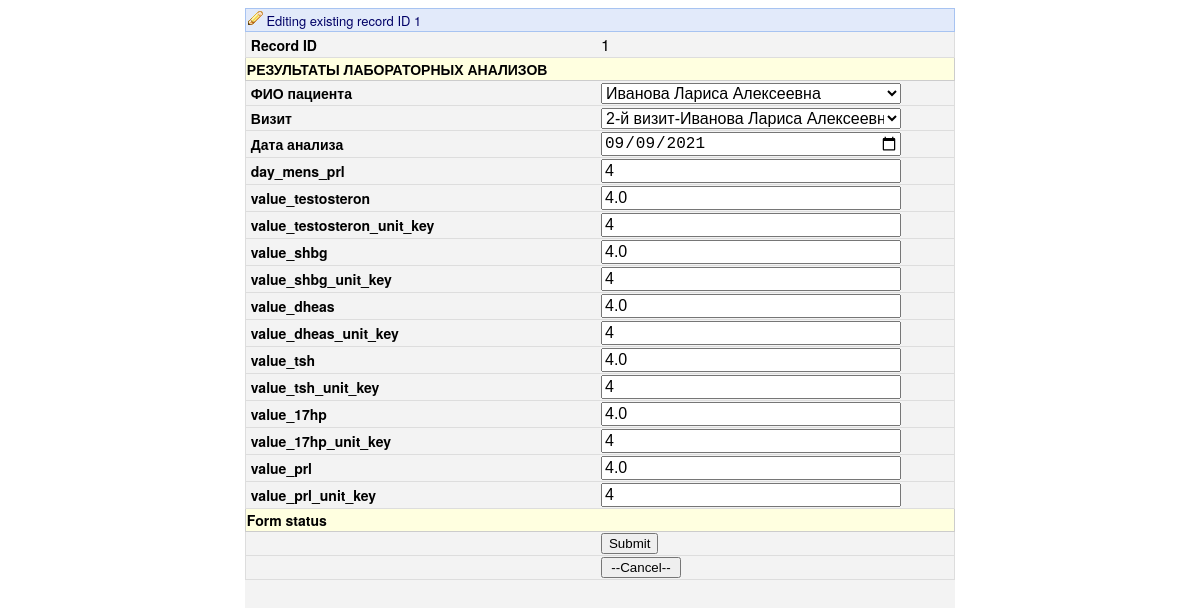
Screenshot of /update_laboratory/1 (signed in) with the database file from the repository.
### PCOS_diag/apps/patients/models.py (models this page shows, shortened)
class Laboratory_test(models.Model):
	patient_key			= models.ForeignKey(Patient,  on_delete=models.CASCADE)
	date 				= models.DateField()
	visit_key 			= models.ForeignKey(Visit, on_delete=models.CASCADE)
	value_testosteron	= models.FloatField()
	value_shbg			= models.FloatField()
	value_dheas			= models.FloatField()
	value_tsh			= models.FloatField()
	day_mens_prl		= models.IntegerField()
	value_17hp			= models.FloatField()
	value_prl			= models.FloatField()
	value_testosteron_unit_key	= models.IntegerField()
	value_shbg_unit_key			= models.IntegerField()
	value_dheas_unit_key		= models.IntegerField()
	value_tsh_unit_key			= models.IntegerField()
	value_17hp_unit_key			= models.IntegerField()
	value_prl_unit_key			= models.IntegerField()

### PCOS_diag/apps/patients/views.py (the view)
# urls.py: path('update_laboratory/<str:pk>', views.update_laboratory, name='update_laboratory'),
@login_required(login_url='/login_user')
def update_laboratory(request, pk):
	laboratory=Laboratory_test.objects.get(id=pk)
	form= LaboratoryForm(instance=laboratory)
	if request.method=='POST':
		form=LaboratoryForm(request.POST, instance=laboratory)
		if form.is_valid():
			form.save()
			return redirect('/laboratory_results_list')
	context = {'form':form, 'new':''}
	return render(request, 'forms/laboratory_form.html', context)

### PCOS_diag/apps/patients/forms.py
class LaboratoryForm(ModelForm):
	class Meta:
		model = Laboratory_test
		fields=['patient_key','visit_key','date', 'value_testosteron', 'value_testosteron_unit_key',
		'value_shbg', 'value_shbg_unit_key','value_tsh','value_tsh_unit_key','value_17hp_unit_key', 'day_mens_prl',
		'value_17hp', 'value_prl_unit_key','value_prl', 'value_dheas', 'value_dheas_unit_key']
		patient_key=ModelChoiceField(
				queryset=Patient.objects.all(),
				empty_label=None)
		visit_key=ModelChoiceField(
				queryset=Visit.objects.all(),
				empty_label=None)
		value_testosteron_unit_key	:IntegerField()
		value_shbg_unit_key			:IntegerField()
		value_tsh_unit_key			:IntegerField()
		value_17hp_unit_key			:IntegerField()
		value_prl_unit_key			:IntegerField()
		value_dheas_unit_key		:IntegerField()
		value_testosteron:FloatField()
		value_shbg 		 :FloatField()
		value_tsh 		 :FloatField()
		day_mens_prl 	 :IntegerField()
		value_17hp 		 :FloatField()
		value_prl 		 :FloatField()
		value_dheas		 :FloatField()
		widgets={
			"date":DateInput(format=('%Y-%m-%d'), attrs={
				'class':'form-control',
				'placeholder':'Дата приема',
				'input_type' : 'text',
				'type': 'date'
				}),
		}

### PCOS_diag/apps/patients/models.py (called while the page is built)
	def __str__(self):
		return self.name_patient

	def __str__(self):
		return self.name_visit+"-"+str(self.patient_key)+"-"+str(self.date)

### PCOS_diag/templates/forms/laboratory_form.html (shortened to what this page needs)
<!{% load static %}
<!DOCTYPE html>
<html lang="en">
<head>
	<link rel="stylesheet" href="{% static 'css/style_form.css' %}" />
</head>
<body>
<div class="draw_field">
<table class="table_" style="display:table;">
	<tr class="sheet_name" >
		<td colspan="2">
			{%if new is 1 %}
			<img src={% static 'img/pencil.png' %}> Editing new record
			{% else %}
			<img src={% static 'img/pencil.png' %}> Editing existing record ID {{form.instance.id}}
			{%  endif  %}
		</td>
	</tr>
	<tr class="table_string">
		<td class="table_string_left"> <a> Record ID </a> </td>
		<td class="table_string_right"> <label> {{form.instance.id}} </label> </td>
	</tr>
	<tr class="table_name" >
		<td colspan="2"> <a> РЕЗУЛЬТАТЫ ЛАБОРАТОРНЫХ АНАЛИЗОВ </a></td>
	</tr>
	<form  method="post" >
			<tr class="table_string">
				<td class="table_string_left"><a> ФИО пациента</a>
				</td>
				<td class="table_string_right"><a> {{form.patient_key}}</a>
				</td>
			</tr>
			<tr class="table_string">
				<td class="table_string_left"><a> Визит</a>
				</td>
				<td class="table_string_right"><a> {{form.visit_key}}</a>
				</td>
			</tr>
			<tr class="table_string">
				<td class="table_string_left"><a>Дата анализа</a>
				</td>
				<td class="table_string_right"><a>{{form.date}}</a>
				</td>
			</tr>
				<tr class="table_string">
				<td class="table_string_left"><a>day_mens_prl</a>
				</td>
				<td class="table_string_right"><a> {{form.day_mens_prl}}</a>
				</td>
			</tr>
			<tr class="table_string">
				<td class="table_string_left"><a>value_testosteron</a>
				</td>
				<td class="table_string_right"><a> {{form.value_testosteron}}</a>
				</td>
			</tr>
			<tr class="table_string">
				<td class="table_string_left"><a>value_testosteron_unit_key</a>
				</td>
				<td class="table_string_right"><a> {{form.value_testosteron_unit_key}}</a>
				</td>
			</tr>
			<tr class="table_string">
				<td class="table_string_left"><a>value_shbg</a>
				</td>
				<td class="table_string_right"><a> {{form.value_shbg}}</a>
				</td>
			</tr>
			<tr class="table_string">
				<td class="table_string_left"><a>value_shbg_unit_key</a>
				</td>
				<td class="table_string_right"><a> {{form.value_shbg_unit_key}}</a>
				</td>
			</tr>
			<tr class="table_string">
				<td class="table_string_left"><a>value_dheas</a>
				</td>
				<td class="table_string_right"><a> {{form.value_dheas}}</a>
				</td>
			</tr>
			<tr class="table_string">
				<td class="table_string_left"><a>value_dheas_unit_key</a>
				</td>
				<td class="table_string_right"><a> {{form.value_dheas_unit_key}}</a>
				</td>
			</tr>
			<tr class="table_string">
				<td class="table_string_left"><a>value_tsh</a>
				</td>
				<td class="table_string_right"><a> {{form.value_tsh}}</a>
				</td>
			</tr>
			<tr class="table_string">
				<td class="table_string_left"><a>value_tsh_unit_key</a>
				</td>
				<td class="table_string_right"><a> {{form.value_tsh_unit_key}}</a>
				</td>
			</tr>
			<tr class="table_string">
				<td class="table_string_left"><a>value_17hp</a>
				</td>
				<td class="table_string_right"><a> {{form.value_17hp}}</a>
				</td>
			</tr>
			<tr class="table_string">
				<td class="table_string_left"><a>value_17hp_unit_key</a>
				</td>
				<td class="table_string_right"><a> {{form.value_17hp_unit_key}}</a>
				</td>
			</tr>
			<tr class="table_string">
				<td class="table_string_left"><a>value_prl</a>
				</td>
				<td class="table_string_right"><a> {{form.value_prl}}</a>
				</td>
			</tr>
			<tr class="table_string">
				<td class="table_string_left"><a>value_prl_unit_key</a>
				</td>
				<td class="table_string_right"><a> {{form.value_prl_unit_key}}</a>
				</td>
			</tr>
			<tr class="table_name" >
				<td colspan="2"> <a>Form status</a> </td>
			</tr>
			<tr class="table_string">
				<td class="table_string_left"><a></a>
				</td>
				<td class="table_string_right"><input type="submit" >
				</td>
			</tr>
			<tr class="table_string">
				<td class="table_string_left"><a></a>
				</td>
				<td class="table_string_right">	<button type="cancel" style="width:80px" onclick="window.location='/laboratory_results_list';return false;">--Cancel--</button>
				</td>
			</tr>
	</form>
</table>
</div>
</body>

### PCOS_diag/static/css/style_form.css (style rules this page uses)
body { font-family: "Helvetica Neue",Helvetica,"Helvetica Neue",Helvetica,Arial, Verdana,sans-serif; font-size: 12px; -webkit-text-size-adjust: none; color: #000000; line-height: normal; background-color: #fff; }
.draw_field { background: #F3F3F3; width: 60%; height: 100%; margin-left: auto; margin-right: auto; }
.table_ { border: 1px solid #DDDDDD; padding: 0; background: #F3F3F3; width: 100%; border-collapse: collapse; }
.table_string { display: table-row; border: 1px solid #DDDDDD; }
.table_string_left { font-size: 14px; padding: 2px; font-weight: bold; padding-left: 5px; padding-right: 5px; width: 50%;\ }
.table_string_right { position: static; display: table-cell; float: none; width: 50%; font-size: 16px; }
.table_name { padding-left: 5px; padding-right: 5px; font-size: 14px; display: table-row; background: #FFFFE0; text-align: Left; font-weight: bold; border: 1px solid #CCCCCC; }
.sheet_name { font: normal 13px "Helvetica Neue",Helvetica,Arial, Helvetica, sans-serif; padding: 6px; border: 1px solid #A7C3F1; color: #000066; max-width: 800px; background-color: #E2EAFA; }
#id_name_patient, #id_patient_key, #id_doctor_key, #id_name_visit, #id_age_visit, #id_visit_key { width: 300px; font-size: 16px; }
#id_right_ovary_volume, #id_right_ovary_follicle, #id_diameter_cyst_right, #id_left_ovary_volume, #id_left_ovary_follicle, #id_diameter_cyst_left, #id_day_mens_prl, #id_value_testosteron, #id_value_testosteron_unit_key, #id_value_shbg, #id_value_shbg_unit_key, #id_value_dheas, #id_value_dheas_unit_key, #id_value_tsh, #id_value_tsh_unit_key, #id_value_17hp, #id_value_17hp_unit_key, #id_value_prl, #id_value_prl_unit_key, #id_left_ovary_key, #id_right_ovary_key, #id_left_ovary_front, #id_right_ovary_front, #id_left_ovary_posterior, #id_right_ovary_posterior, #id_left_ovary_side, #id_right_ovary_side { width: 300px; font-size: 16px; }
#id_day_of_birth, #id_date { width: 300px; font-size: 16px; }

### rows the page displays
Laboratory_test: instance.id "1", patient_key "Иванова Лариса Алексеевна", visit_key "2-й визит-Иванова Лариса Алексеевна-2015-08-19", date "09/09/2021", day_mens_prl "4", value_testosteron "4.0", value_testosteron_unit_key "4", value_shbg "4.0", value_shbg_unit_key "4", value_dheas "4.0", value_dheas_unit_key "4", value_tsh "4.0", value_tsh_unit_key "4", value_17hp "4.0", value_17hp_unit_key "4", value_prl "4.0", value_prl_unit_key "4"
